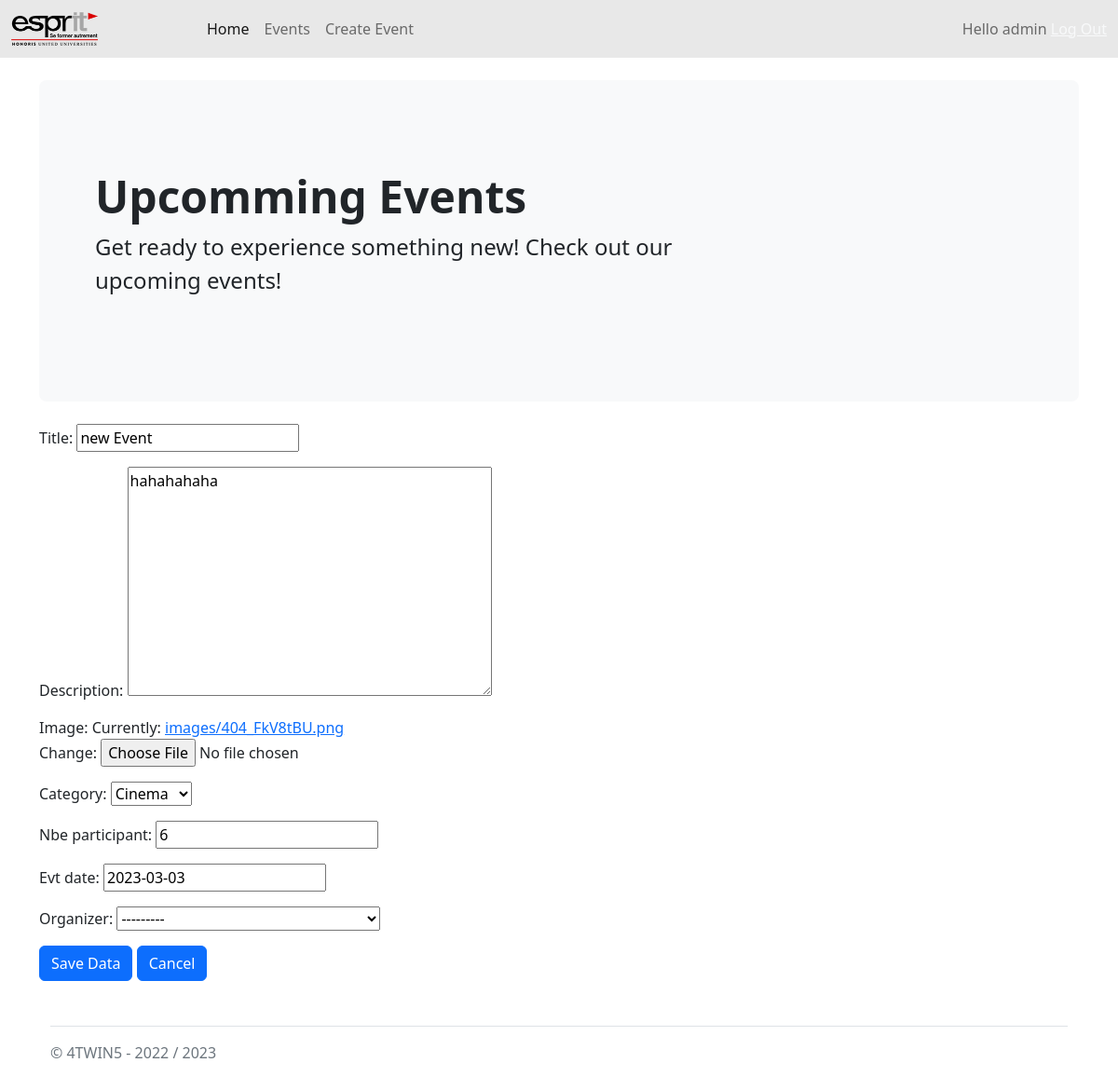
/events/eventsUpdateView/7 (signed in), run on the app's committed database.
### users/models.py (models this page shows)
class Person(AbstractUser):
    cin=models.CharField(primary_key=True , max_length=8,validators=[cin_valid])
    email=models.EmailField(unique= True, validators=[email_valid])
    username = models.CharField(unique=True , max_length=255)
    USERNAME_FIELD = 'username'
    def __str__(self) :
        return f"The person username is: {self.username}"

### events/models.py (models this page shows, shortened)
class Event(models.Model):
    title = models.CharField(max_length=255,blank=False, validators=[title_valid])
    description = models.TextField()
    image =models.ImageField(upload_to='images/')
    CHOIX =(
        ('Musique','Musique'),
        ('Cinema','Cinema'),
        ('Sport','Sport')
    )
    category =models.CharField('category',choices=CHOIX , max_length=8)
    state =models.BooleanField(default=False)
    nbe_participant =models.IntegerField(default=0,
            validators=[MinValueValidator(limit_value=0,message='le nombre de participant doit être positif')])
    evt_date = models.DateField()
    created_at = models.DateTimeField(auto_now_add=True)
    updated_at = models.DateTimeField(auto_now=True)
    organizer = models.ForeignKey(Person,on_delete=models.CASCADE)
    participations = models.ManyToManyField(Person ,related_name= 'participations' , through='Participation')
    class Meta:
        constraints =[
            models.CheckConstraint(
                check=models.Q(
                   evt_date__gte= date.today()
                ),
                name='the event date is invalid'
                ),
        ]
        verbose_name =('Evenement')
        verbose_name_plural ='Evenements'

### events/views.py (the view)
# urls.py: path('eventsUpdateView/<int:pk>', UpdateEvent.as_view(), name= 'update_event_form'),
class UpdateEvent(LoginRequiredMixin,UpdateView):
    login_url="login"
    model=Event
    template_name= "events/event_form.html"
    form_class= EventModelForm
    success_url= reverse_lazy('list_events_view')

### events/forms.py
class EventModelForm(forms.ModelForm):
    class Meta:
        model= Event
        fields= ['title','description' , 'image' , 'category' , 'nbe_participant' , 'evt_date' , 'organise']
        exclude=('state',)
        evt_date = forms.DateField(
        label= "Event date",
        widget= forms.DateInput(attrs={
            'type' : 'date',
            'class' : 'form-control date-input'
        })
    )
    organise= forms.ModelChoiceField(label="Organizer",queryset=Person.objects.all())

### p1/templates/events/event_form.html (shortened to what this page needs)
{% extends 'base.html' %}
{% block content %}
<form method="POST" action="" enctype="multipart/form-data">
 {{form.as_p}}
 <input type="submit" value="Save Data" class="btn btn-primary" />
 <input type="reset" value="Cancel" class="btn btn-primary" />
{% endblock  %}

### p1/templates/header.html (shortened to what this page needs)
  {% load static %}
<nav class="navbar navbar-expand-lg navbar-light" style="background-color: #E8E8E8;">
    <div class="container-fluid">
        <a class="navbar-brand" href="#">
            <img
                src="{% static 'img/logo.png' %}"
                alt=""
                class="img-fluid w-50"
            />
        </a>
        <div class="collapse navbar-collapse" id="navbarSupportedContent">
            <ul class="navbar-nav me-auto mb-2 mb-lg-0">
                <li class="nav-item">
                    <a class="nav-link active" href="#">Home</a>
                </li>
                <li class="nav-item">
                    <a class="nav-link" href="{% url 'list_events_view' %}"
                        >Events</a
                    >
                </li>
                <li class="nav-item">
                    <a class="nav-link" href="{% url 'add_event' %}"
                        >Create Event </a
                    >
                </li>
            </ul>
            <span class="navbar-text">
                {{ greeting }} {{ user.username|default:"Visitor" }}
                {% if user.is_authenticated %}
                <a href="{% url 'logout' %}" class="link-light">  Log Out</a>
                {% else %}
                <a href="{% url 'login' %}" class="link-info"><i class="bi bi-box-arrow-in-right"></i> Log In</a>
                <a href="{% url 'Signup' %}" class="link-light"><i class="bi bi-person-add"></i> Sign Up</a>
                {% endif %}
                </span>
        </div>
    </div>
</nav>

### data on the page
Person: username "admin"
Event: title "new Event", description "hahahahaha", category "Cinema", nbe_participant "6", evt_date "2023-03-03"

### other printed values
{{ greeting }} "Hello"
